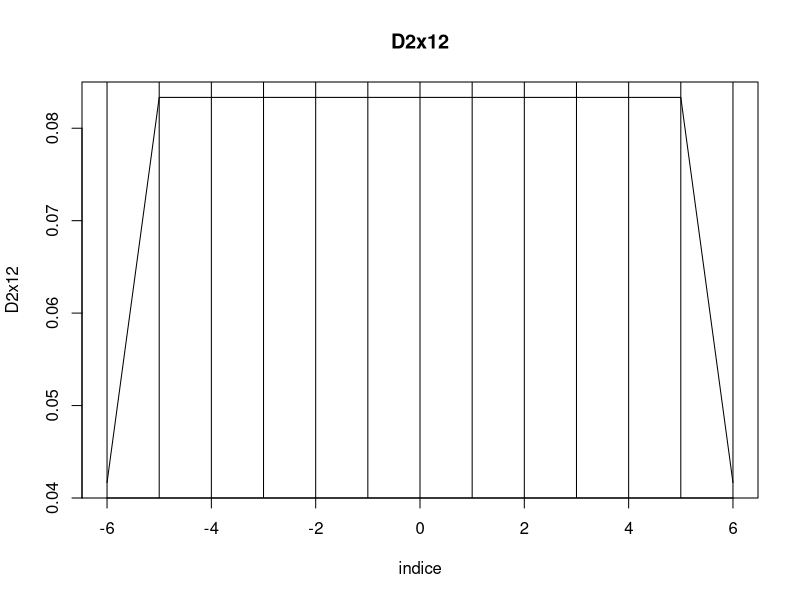
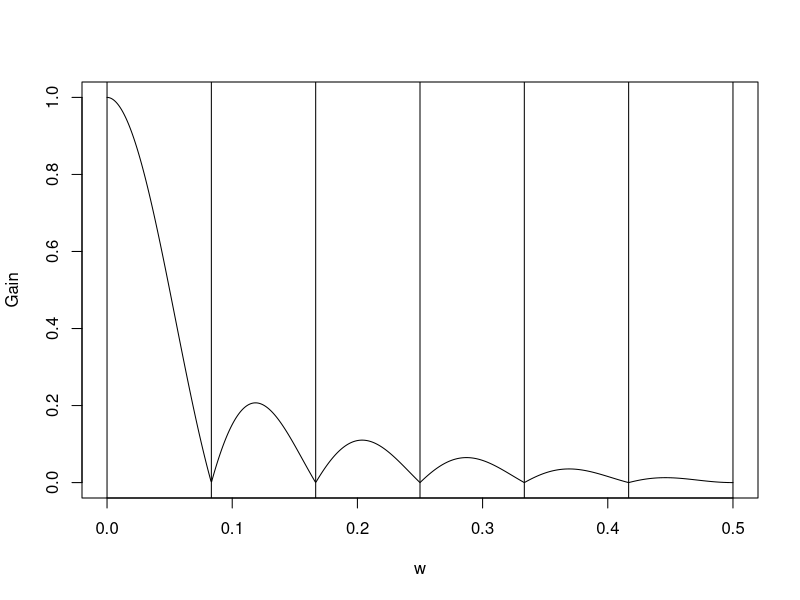

Source code (R) for these figures, in order:
###########################################
# X11 COMPOSITE LINEAR FILTERS
###########################################

# D2x12 is the trend-filter of 12-terms (2x12) centred MA (iteracion B tabla B2)
n<-6
L<-13
D2x12<-rep(0,L)
varpass<-0
pesos<-0
for(j in -n:n)
{
  if (j==-n | j==n) {D2x12[n+j+1]<-1/24}
  if (j>-n & j<n){D2x12[n+j+1]<-1/12}
  
  varpass <- varpass+(D2x12[n+j+1])^2
  print(varpass)
  
}

varpass
reduction<-1-varpass
reduction
D2x12
indice<-seq(1:L)-n-1
coef<-data.frame(indice,D2x12)
plot(indice,D2x12,type='l')
abline(v=indice)
title("D2x12")




freqResp <- function(filter)
{
  #	frf for asymmetric filter
  #		filter is a sequence of coefficients
  #		format: Y[t] = filter[1]*X[t+start] + filter[2]*X[t+start-1] + ... + filter[q]*X[t+start-q+1]
  #		so set start = 0 for a causal filter
  #		set start = (q-1)/2 for a symmetric filter
  lam <- seq(0,1000)*pi/1000
  q <- length(filter)
  start <- (q-1)/2
  frf <- rep(0,1001)
  for(j in 1:q)
  {
    frf <- frf + exp(1i*(start-j+1)*lam)*filter[j]	
  }
  gain <- Mod(frf)
  pdelay <- -1*Arg(frf)/lam
  return(cbind(frf,gain,pdelay))
}

D12<-freqResp(D2x12)
D12<-as.data.frame(D12)
Gain<-D12$gain
length(Gain)

w <- seq(0,1000)/2000

harmonics<-c(0, 1/12,2/12,3/12,4/12,5/12,6/12)
plot(w, Gain,type='l')
abline(v=harmonics)